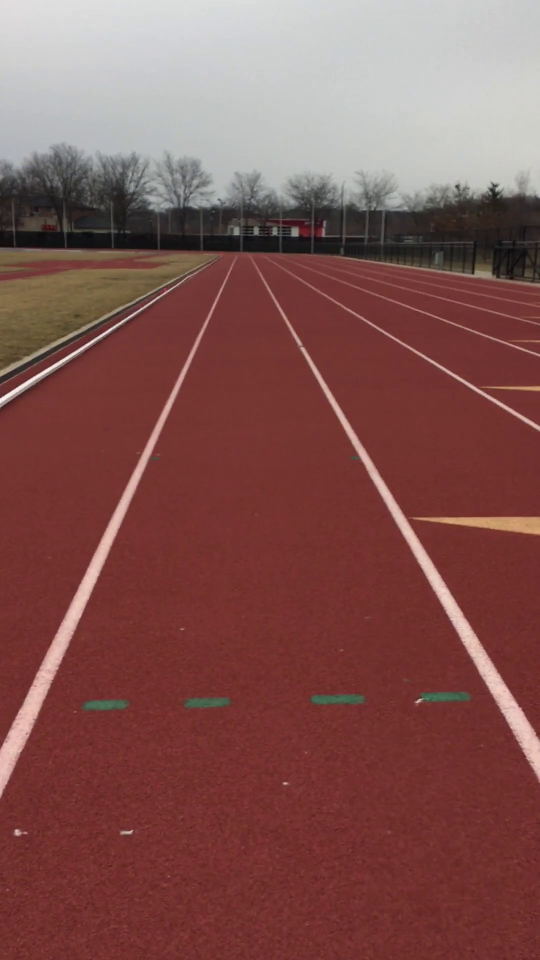
#> input picture frame 8 of videos/straight_short.mp4, 1080 x 1920 px (shown at 1/2 size)
$ python start.py   (older library calls are emulated)
#> lines starting #> are read from the running program, lines starting #| are printed output that depends on the picture; after the words box and inside, x2 and y2 are one past the last pixel; in counts of white or black regions, pixels touching at a corner belong together; long printed decimals are rounded
### helpers.py
import cv2
import numpy as np
import random
from matplotlib import pyplot as plt


def canny_mask(img):
    img = cv2.GaussianBlur(img, (5, 5), 0)
    img = cv2.Canny(img, 50, 150)

    # defining a blank mask to start with
    vertices = np.array([[(0, img.shape[0]),
                          (0, img.shape[0]*0.6),
                          (img.shape[1]*0.2, img.shape[0]*0.4),
                          (img.shape[1]*0.8, img.shape[0]*0.4),
                          (img.shape[1], img.shape[0]*0.6),
                          (img.shape[1], img.shape[0])]],
                        dtype=np.int32)
    mask = np.zeros_like(img)

    # defining a 3 channel or 1 channel color to fill the mask with depending on the input image
    if len(img.shape) > 2:
        channel_count = img.shape[2]  # i.e. 3 or 4 depending on your image
        ignore_mask_color = (255,) * channel_count
    else:
        ignore_mask_color = 255

    # filling pixels inside the polygon defined by "vertices" with the fill color
    cv2.fillPoly(mask, vertices, ignore_mask_color)
    # returning the image only where mask pixels are nonzero
    masked_image = cv2.bitwise_and(img, mask)

    return masked_image


class LinedImage:
    """Class to add lines to an image"""
    # [8 lines left out: function __init__, not called in this run]

    def set_canny(self, threshold1, threshold2, aperture_size=3):
        """Set the Parameters for the Canny Edge Detection"""
        self.canny = [threshold1, threshold2, aperture_size]

    def set_hough(self, rho, theta, threshold):
        """Set the parameters for the Hough Line Transform"""
        self.hough = [rho, theta, threshold]

    # [116 lines left out: functions run_avg, run, get_lines, display, not called in this run]

    def save(self, name):
        cv2.imwrite('output/'+name+'_edges.png', self.edged_image)
        cv2.imwrite('output/'+name+'_lines.png', self.lined_image)


def track_lanes(image):
    y_min = image.shape[0]
    y_max = int(image.shape[0] * 0.4)
    x_mid = int(image.shape[1] / 2)
    canny = canny_mask(image)
    lines = cv2.HoughLinesP(canny, 1, np.pi/200, 4,
                            minLineLength=y_min*0.2, maxLineGap=y_min*0.05)
    if lines is None:
        return image
    lines = lines[0]
    # for x1, y1, x2, y2 in lines:
    #     if abs(y2 - y1) < 50: continue
    #     cv2.line(image, (x1, y1), (x2, y2), (255, 0, 255), 5)
    # return image
    best_l, slope_l = 1000, 0
    best_r, slope_r = 1000, 0
    for x1, y1, x2, y2 in lines:
        slope = (float(y2) - y1) / (x2 - x1)
        print slope
        if abs(slope) <= 1.5:
            continue
        if y_min - y1 < y_min*0.3 and x_mid - x1 < best_l:
            slope_l, best_l = slope, x_mid - x1
        if y_min - y2 < y_min*0.3 and x2 - x_mid < best_r:
            slope_r, best_r = slope, x2 - x_mid
    # Get the average lines of the two clusters
    lx1, lx2, rx1, rx2 = [], [], [], []
    for x1, y1, x2, y2 in lines:
        if abs((float(y2) - y1) / (x2 - x1) - slope_l) < 0.2:
            mc = np.polyfit([x1, x2], [y1, y2], 1)
            lx1.append(np.int(np.float((y_min - mc[1])) / np.float(mc[0])))
            lx2.append(np.int(np.float((y_max - mc[1])) / np.float(mc[0])))
        elif abs((float(y2) - y1) / (x2 - x1) - slope_r) < 0.2:
            mc = np.polyfit([x1, x2], [y1, y2], 1)
            rx1.append(np.int(np.float((y_min - mc[1])) / np.float(mc[0])))
            rx2.append(np.int(np.float((y_max - mc[1])) / np.float(mc[0])))
    if len(lx1) == 0 or len(lx2) == 0 or len(rx1) == 0 or len(rx2) == 0:
        return image
    lx1_avg = np.int(np.nanmean(lx1))
    lx2_avg = np.int(np.nanmean(lx2))
    rx1_avg = np.int(np.nanmean(rx1))
    rx2_avg = np.int(np.nanmean(rx2))
    midx1_avg = (lx1_avg + rx1_avg) / 2
    midx2_avg = (lx2_avg + rx2_avg) / 2
    left = [(lx1_avg, y_min), (lx2_avg, y_max)]
    right = [(rx1_avg, y_min), (rx2_avg, y_max)]
    middle = [(midx1_avg, y_min), (midx2_avg, y_max)]
    cv2.line(image, (left[0][0], left[0][1]), (left[1][0], left[1][1]), (255, 0, 255), 8)
    cv2.line(image, (right[0][0], right[0][1]), (right[1][0], right[1][1]), (255, 0, 255), 8)
    cv2.line(image, (middle[0][0], middle[0][1]), (middle[1][0], middle[1][1]), (0, 255, 0), 4)
    return image
    # return [(lx1_avg, y_min), (lx2_avg, y_max)], \
    #        [(rx1_avg, y_min), (rx2_avg, y_max)], \
    #        [(midx1_avg, y_min), (midx2_avg, y_max)]
    # except:
    #     return -1,-1,-1

### start.py
from __future__ import division
import cv2
from helpers import LinedImage
import numpy as np
import time
from helpers import track_lanes

def still_image():
    straight = cv2.imread('images/track5.jpg', 0)
    slant = cv2.imread('images/track_slant_resize.png', 0)

    image = LinedImage(straight)
    image.set_canny(200, 255)
    image.set_hough(1, np.pi / 180, 100)
    start = time.time()
    image.run_avg(min_slope=50)
    # image.get_lines()
    print(time.time() - start)

    image.display(only_lines=True)
    image.save('track_slant')

if __name__ == '__main__':
    cap = cv2.VideoCapture('videos/straight_short.mp4')
    ret, frame = cap.read()
#> frame is the input picture: shape (1920, 1080, 3); mean B, G, R 81.2, 84.4, 129.8
    fourcc = cv2.cv.CV_FOURCC(*'SVQ3')
    out = cv2.VideoWriter('output.avi', fourcc, 10.0, (frame.shape[1], frame.shape[0]))
    while cap.isOpened():
        ret, frame = cap.read()
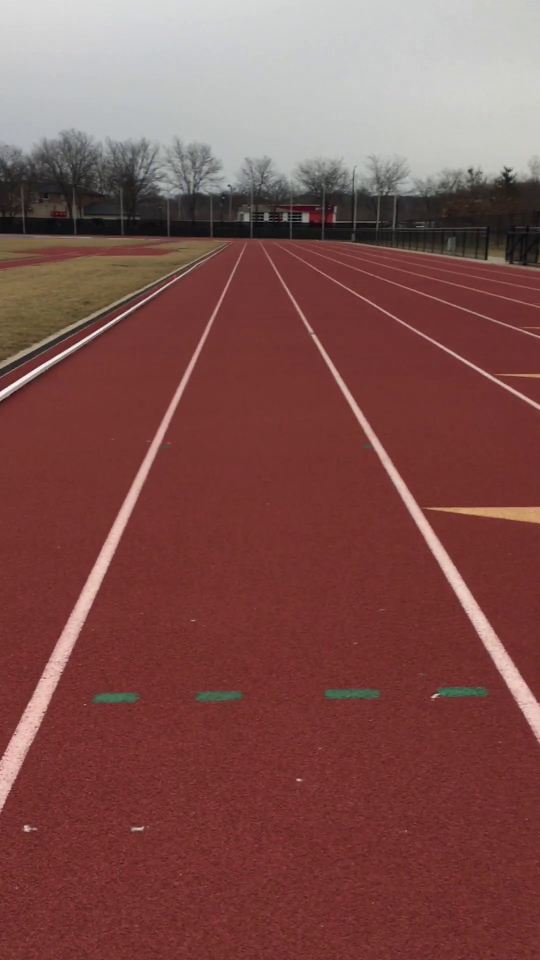
#> input picture frame 9 of videos/straight_short.mp4, 1080 x 1920 px (shown at 1/2 size)
#> frame is the input picture: shape (1920, 1080, 3); mean B, G, R 78.1, 81.3, 127.6
        if ret:
            lined_frame = frame.copy()
            lined_frame = track_lanes(lined_frame)
#> in canny_mask, `img = cv2.Canny(img, 50, 150)`:
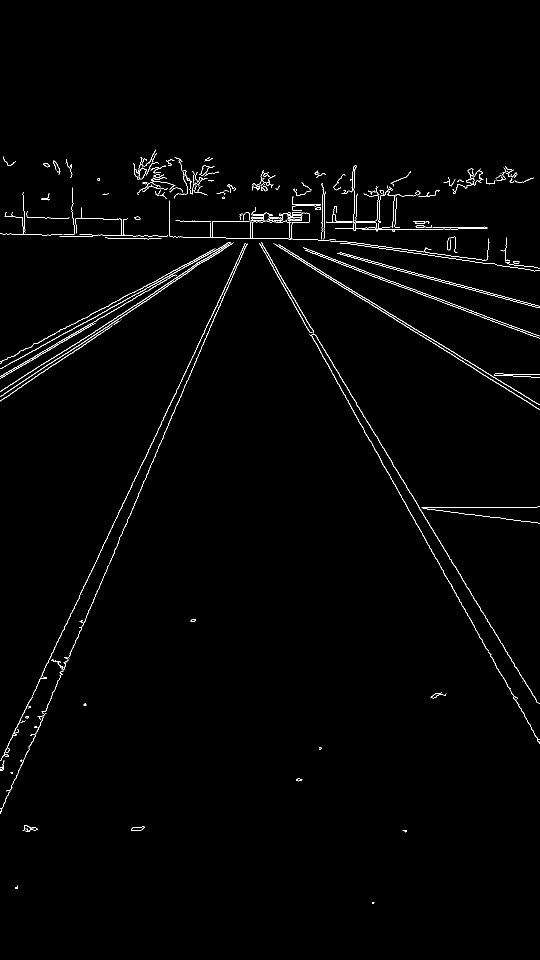
#> img: shape (1920, 1080) (shown at 1/2 size); 1.1% white in thin lines or dots, all inside (x1, y1, x2, y2) = (0, 299, 1080, 1808)
#> in canny_mask, `cv2.fillPoly(mask, vertices, ignore_mask_color)`:
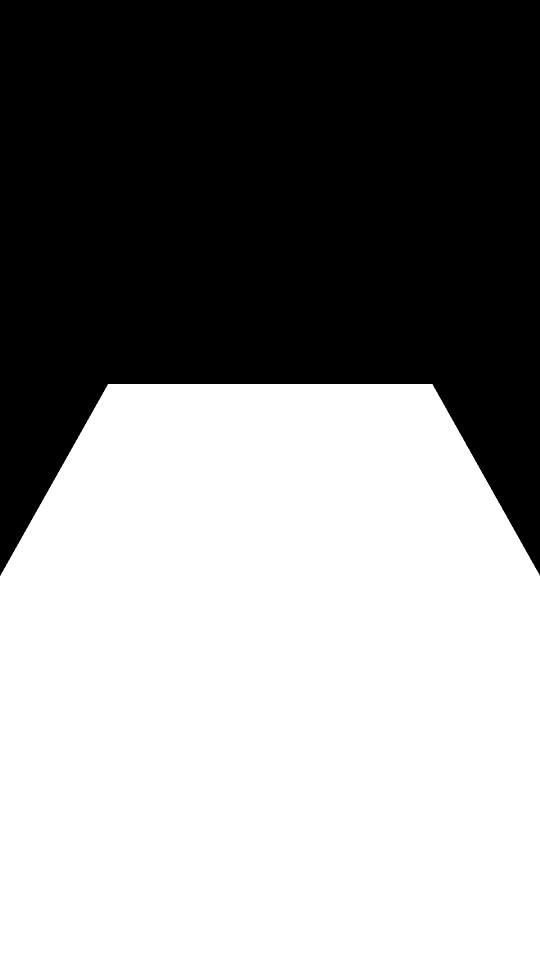
#> mask: shape (1920, 1080) (shown at 1/2 size); 56% white; 1 black region, box (x1, y1, x2, y2) and area: (0, 0, 1080, 1152) 912288
#> in canny_mask, `masked_image = cv2.bitwise_and(img, mask)`:
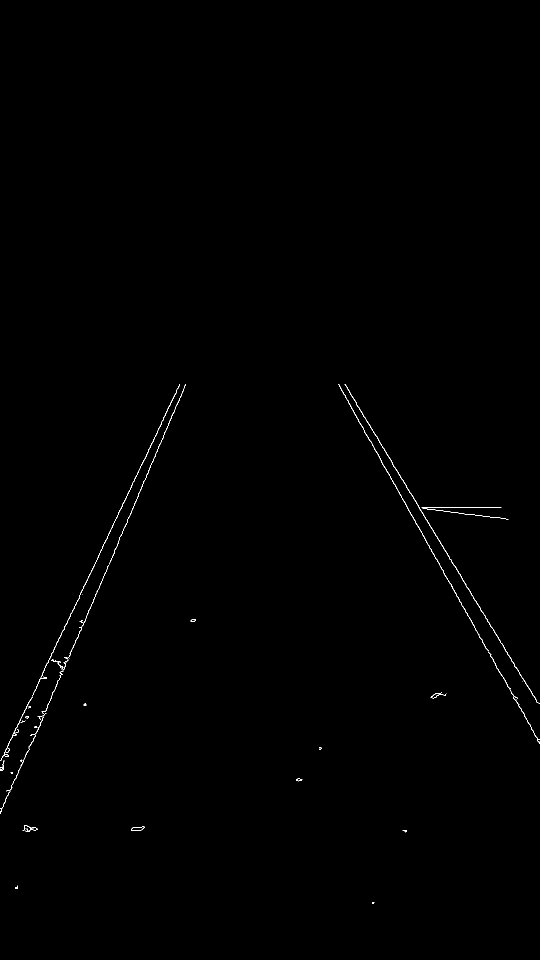
#> masked_image: shape (1920, 1080) (shown at 1/2 size); 0.26% white in thin lines or dots, all inside (x1, y1, x2, y2) = (0, 768, 1080, 1808)
#> in track_lanes, `lines = cv2.HoughLinesP(canny, 1, np.pi/200, 4, minLineLength=y_min*0...`: lines = [[8, 1511, 269, 957], [11, 1509, 359, 768], [838, 1017, 1075, 1405], [1, 1627, 371, 770], [56, 1502, 262, 1026], [817, 1021, 1078, 1479], [800, 953, 1078, 1407], [34, 1458, 354, 777]]
#> in track_lanes, `lines = lines[0]`: lines = [[8, 1511, 269, 957]]
#> the loop in track_lanes, `for x1, y1, x2, y2 in lines:` made 1 pass
#> (x1, y1, x2, y2, slope, slope_l, best_l) on pass 1: (8, 1511, 269, 957, -2.12, -2.12, 532)
#| -2.123
#> after the loop in track_lanes, `for x1, y1, x2, y2 in lines:`: best_l = 532; best_r = 1000; slope_l = -2.12; slope_r = 0
#> the loop in track_lanes, `for x1, y1, x2, y2 in lines:` made 1 pass
#> (x1, y1, x2, y2, mc) on pass 1: (8, 1511, 269, 957, [-2.12, 1528])
#> after the loop in track_lanes, `for x1, y1, x2, y2 in lines:`: lx1 = [-184]; lx2 = [358]; rx1 = []
            out.write(lined_frame)
            cv2.imshow('lines', lined_frame)
            if cv2.waitKey(1) & 0xFF == ord('q'):
#> (key q is pressed here)
                break
        else:
            break

    cap.release()
    out.release()
    cv2.destroyAllWindows()

$ run again, starting later in the video
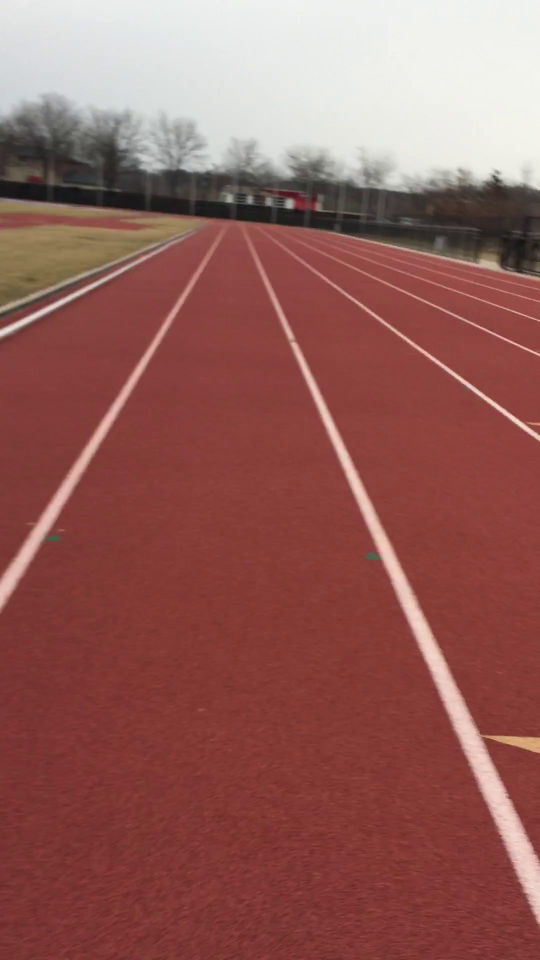
#> input picture frame 36 of videos/straight_short.mp4, 1080 x 1920 px (shown at 1/2 size)
#> frame is the input picture: shape (1920, 1080, 3); mean B, G, R 89.7, 94.3, 147.1
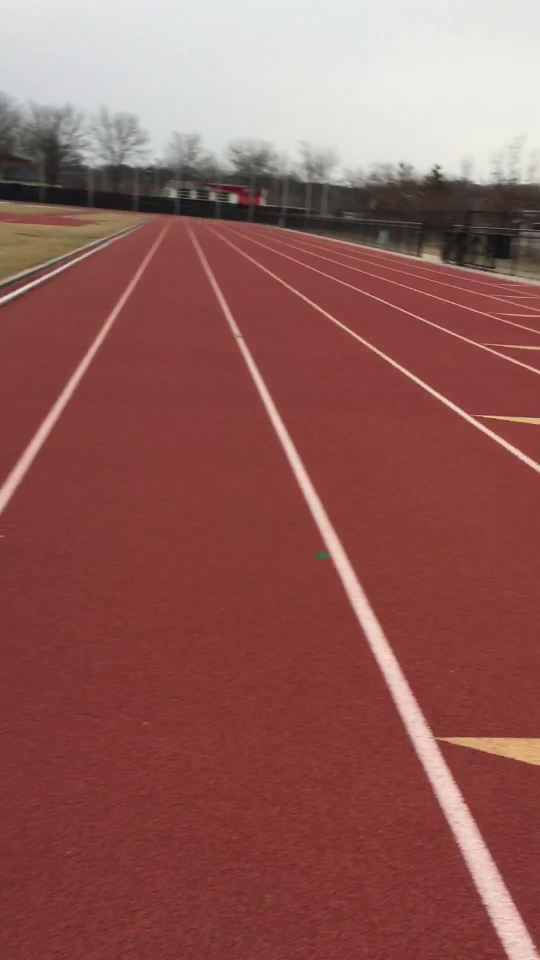
#> input picture frame 37 of videos/straight_short.mp4, 1080 x 1920 px (shown at 1/2 size)
#> frame is the input picture: shape (1920, 1080, 3); mean B, G, R 87.8, 92.1, 144.7
#> mask: shape (1920, 1080); 56% white; 1 black region, box (x1, y1, x2, y2) and area: (0, 0, 1080, 1152) 912288
#> in canny_mask, `masked_image = cv2.bitwise_and(img, mask)`:
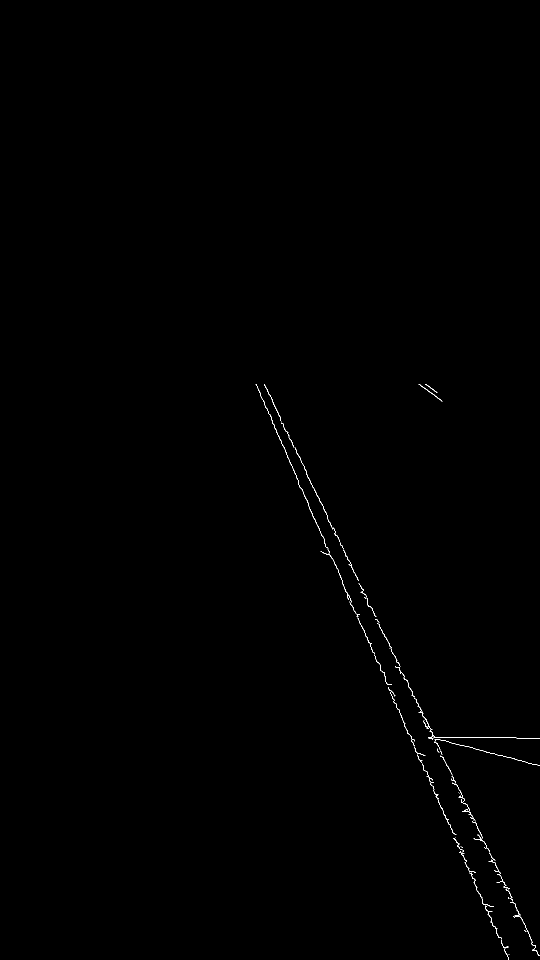
#> masked_image: shape (1920, 1080) (shown at 1/2 size); 0.2% white in thin lines or dots, all inside (x1, y1, x2, y2) = (511, 768, 1080, 1920)
#> in track_lanes, `lines = cv2.HoughLinesP(canny, 1, np.pi/200, 4, minLineLength=y_min*0...`: lines = 18 rows, first 6: [794, 1334, 990, 1720], [512, 768, 847, 1540], [624, 973, 877, 1491], [591, 947, 919, 1704], [511, 768, 707, 1220], [769, 1344, 1017, 1917]
#> in track_lanes, `lines = lines[0]`: lines = [[794, 1334, 990, 1720]]
#> the loop in track_lanes, `for x1, y1, x2, y2 in lines:` made 1 pass
#> (x1, y1, x2, y2, slope, slope_r, best_r) on pass 1: (794, 1334, 990, 1720, 1.97, 1.97, 450)
#> (printed output is left out)
#> after the loop in track_lanes, `for x1, y1, x2, y2 in lines:`: best_l = 1000; best_r = 450; slope_l = 0; slope_r = 1.97
#> the loop in track_lanes, `for x1, y1, x2, y2 in lines:` made 1 pass
#> (x1, y1, x2, y2, mc) on pass 1: (794, 1334, 990, 1720, [1.97, -229.7])
#> after the loop in track_lanes, `for x1, y1, x2, y2 in lines:`: lx1 = []; rx1 = [1091]; rx2 = [506]
